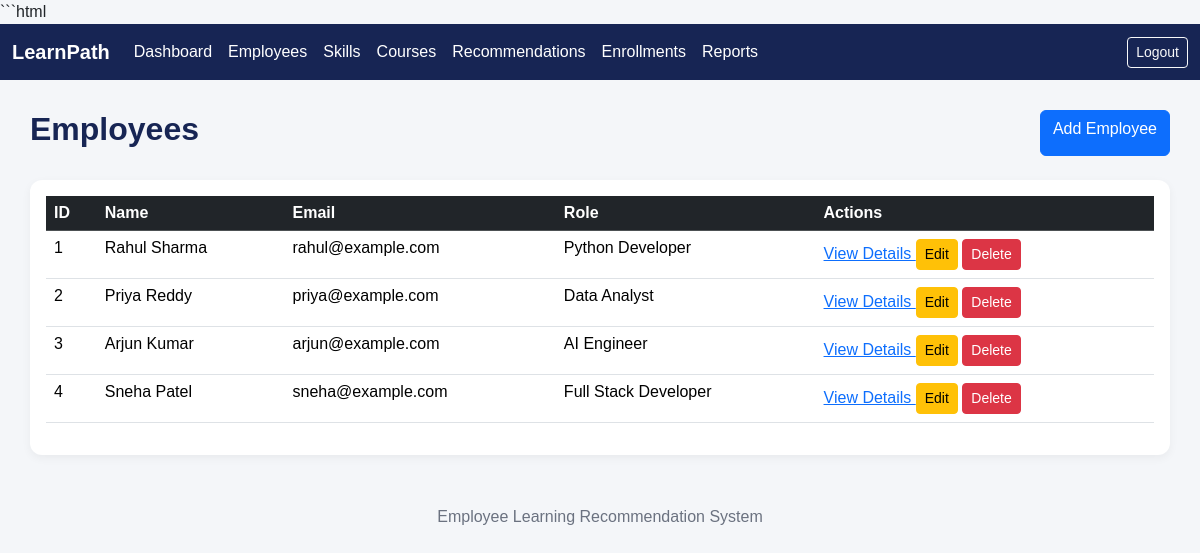
/employees/, run on the app's committed database.
### app/models/employee.py (models this page shows, shortened)
class Employee(db.Model):
    __tablename__ = "employees"
    id = db.Column(db.Integer, primary_key=True)
    employee_code = db.Column(
        db.String(50),
        unique=True,
        nullable=False
    )
    name = db.Column(
        db.String(100),
        nullable=False
    )
    email = db.Column(
        db.String(120),
        unique=True,
        nullable=False
    )
    department = db.Column(db.String(100))
    role_id = db.Column(
        db.Integer,
        db.ForeignKey("roles.id"),
        nullable=False
    )
    status = db.Column(
        db.String(20),
        default="active",
        nullable=False
    )
    role = db.relationship(
        "Role",
        back_populates="employees"
    )
    skills = db.relationship(
        "EmployeeSkill",
        back_populates="employee",
        cascade="all, delete-orphan"
    )
    enrollments = db.relationship(
        "Enrollment",
        back_populates="employee"
    )

### app/models/role.py (models this page shows, shortened)
class Role(db.Model):
    __tablename__ = "roles"
    id = db.Column(
        db.Integer,
        primary_key=True
    )
    name = db.Column(
        db.String(100),
        unique=True,
        nullable=False
    )
    description = db.Column(db.Text)
    department = db.Column(
        db.String(100)
    )
    employees = db.relationship(
        "Employee",
        back_populates="role"
    )
    skill_targets = db.relationship(
        "RoleSkillTarget",
        back_populates="role",
        cascade="all, delete-orphan"
    )

### app/controllers/ui_controller.py (the view)
@ui_bp.route("/employees/")
def employee_list():
    employees = employee_repository.get_all_employees()
    return render_template(
        "employees/employee_list.html",
        employees=employees
    )

### app/repositories/employee_repository.py (called while the page is built)
def get_all_employees():
    return Employee.query.order_by(Employee.id).all()

### app/templates/employees/employee_list.html (shortened to what this page needs)
{% extends "base.html" %}
{% block content %}
<div class="d-flex justify-content-between mb-4">
    <h2 class="page-title">
        Employees
    </h2>
    <a href="{{ url_for('employee_add') }}"
       class="btn btn-primary">
        Add Employee
    </a>
</div>
<div class="card p-3">
    <table class="table table-hover">
        <thead class="table-dark">
            <tr>
                <th>ID</th>
                <th>Name</th>
                <th>Email</th>
                <th>Role</th>
                <th>Actions</th>
            </tr>
        </thead>
        <tbody>
            {% for employee in employees %}
            <tr>
                <td>{{ employee.id }}</td>
                <td>{{ employee.name }}</td>
                <td>{{ employee.email }}</td>
                <td>
                    {{ employee.role.name if employee.role else employee.role_id }}
                </td>
                <td>
                    <a href="{{ url_for('employees.get_employee', employee_id=employee.id) }}">
    View Details
</a>
                    <a href="{{ url_for('employee_edit', employee_id=employee.id) }}"
                       class="btn btn-sm btn-warning">
                        Edit
                    </a>
                    <form method="POST"
                          action="{{ url_for('employee_delete', employee_id=employee.id) }}"
                          class="d-inline"
                          onsubmit="return confirm('Delete this employee?');">
                        <button type="submit"
                                class="btn btn-sm btn-danger">
                            Delete
                        </button>
                    </form>
                </td>
            </tr>
            {% else %}
            <tr>
                <td colspan="5" class="text-center">
                    No employees found.
                </td>
            </tr>
            {% endfor %}
        </tbody>
    </table>
</div>
{% endblock %}

### app/templates/base.html (shortened to what this page needs)
<!DOCTYPE html>
<html lang="en">
<head>
    <link href="https://cdn.jsdelivr.net/npm/bootstrap@5.3.3/dist/css/bootstrap.min.css"
          rel="stylesheet">
</head>
<body>
<nav class="navbar navbar-expand-lg navbar-dark">
    <div class="container-fluid">
        <a class="navbar-brand" href="{{ url_for('dashboard') }}">
            LearnPath
        </a>
        <div class="collapse navbar-collapse" id="navbarMenu">
            <ul class="navbar-nav me-auto">
                <li class="nav-item">
                    <a class="nav-link"
                       href="{{ url_for('dashboard') }}">
                        Dashboard
                    </a>
                </li>
                <li class="nav-item">
                    <a class="nav-link"
                       href="{{ url_for('employee_list') }}">
                        Employees
                    </a>
                </li>
                <li class="nav-item">
                    <a class="nav-link"
                       href="{{ url_for('skill_list') }}">
                        Skills
                    </a>
                </li>
                <li class="nav-item">
                    <a class="nav-link"
                       href="{{ url_for('course_list') }}">
                        Courses
                    </a>
                </li>
                <li class="nav-item">
                    <a class="nav-link"
                       href="{{ url_for('recommendation_list') }}">
                        Recommendations
                    </a>
                </li>
                <li class="nav-item">
                    <a class="nav-link"
                       href="{{ url_for('enrollment_list') }}">
                        Enrollments
                    </a>
                </li>
                <li class="nav-item">
                    <a class="nav-link"
                       href="{{ url_for('reports') }}">
                        Reports
                    </a>
                </li>
            </ul>
            <a href="{{ url_for('logout') }}"
               class="btn btn-outline-light btn-sm">
                Logout
            </a>
        </div>
    </div>
</nav>
<div class="container-fluid main-content">
    {% block content %}{% endblock %}
</div>
<footer>
    Employee Learning Recommendation System
</footer>
</body>
</html>

### app/templates/base.html (style rules this page uses)
body { background-color: #f4f6f9; font-family: Arial, sans-serif; }
.navbar { background-color: #172554; }
.navbar-brand { color: white; font-weight: bold; }
.nav-link { color: #ffffff; }
.main-content { padding: 30px; }
.card { border: none; border-radius: 12px; box-shadow: 0 3px 10px rgba(0,0,0,0.05); }
.page-title { font-weight: bold; color: #172554; }
footer { text-align: center; padding: 20px; color: #6b7280; }

### data on the page
Employee: id "1", name "Rahul Sharma", email "rahul@example.com", role "Python Developer"
Employee: id "2", name "Priya Reddy", email "priya@example.com", role "Data Analyst"
Employee: id "3", name "Arjun Kumar", email "arjun@example.com", role "AI Engineer"
Employee: id "4", name "Sneha Patel", email "sneha@example.com", role "Full Stack Developer"
